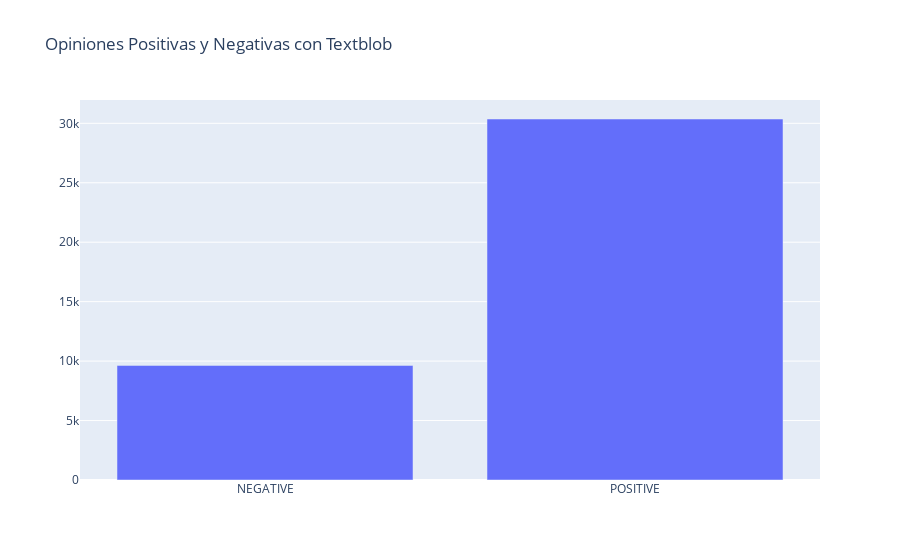

Notebook code for this chart:
### Code cell
#Se grafica la cantidad de películas por opiniones negativas y positivas que se generaron con la librería textblob
datos_grafi = go.Bar(x=cant_sent_humano2.descrip_textblob.values[:10],
                     y=cant_sent_humano2.cant.values[:10])

grafica = go.Layout(title='Opiniones Positivas y Negativas con Textblob')

figura = go.Figure(data=[datos_grafi], layout=grafica)
iplot(figura)

### Figure 1 — Plotly figure (JSON) as saved in the notebook; plotly's stock layout.template omitted (floating-point values rounded to 4 significant figures)
{"data": [{"type": "bar", "x": ["NEGATIVE", "POSITIVE"], "y": [9638, 30362]}], "layout": {"title": {"text": "Opiniones Positivas y Negativas con Textblob"}}}
